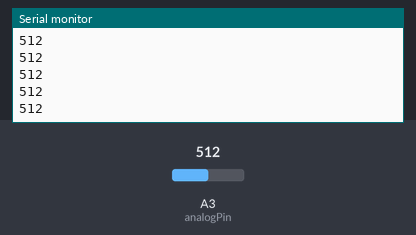
A sketch run on a simulated Arduino Uno, built with avr-gcc and run on an emulated ATmega328P. Shown: the last lines printed to the serial monitor. Inputs (shaded band) come from the test bench; at power-on: A3 (analogPin) = 512.

Above: at 1.2 s.
1.3 s: A3 (analogPin) set to 716
At 2.1 s:
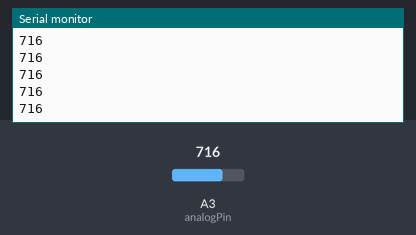
2.8 s: A3 (analogPin) set to 900
At 3.3 s:
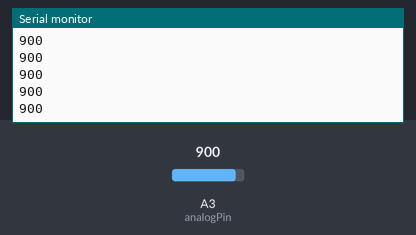
Timing chart, 0 to 5.8 s (numbered marks = the images above; inputs shaded):
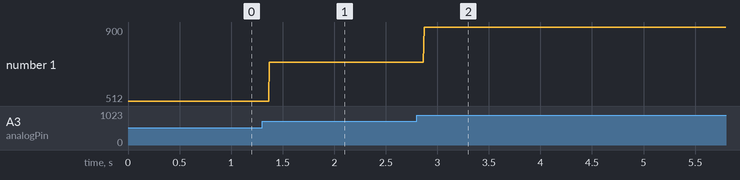

The sketch:

first_run.ino
```cpp
int analogPin = A3;
int volts = 0;
int baud_rate = 9600;
void setup() {
Serial.begin(baud_rate);
}

void loop() {
volts = analogRead(analogPin);
Serial.println(volts);
}
```

Measured:
- after the input at 1.3 s, the serial monitor: prints a new line after 0.07 s (image 1)
- after the input at 2.8 s, the serial monitor: prints a new line after 0.07 s (image 2)
- plotted number 1: 512 → 716 after the input at 1.3 s, 716 → 900 after the input at 2.8 s
